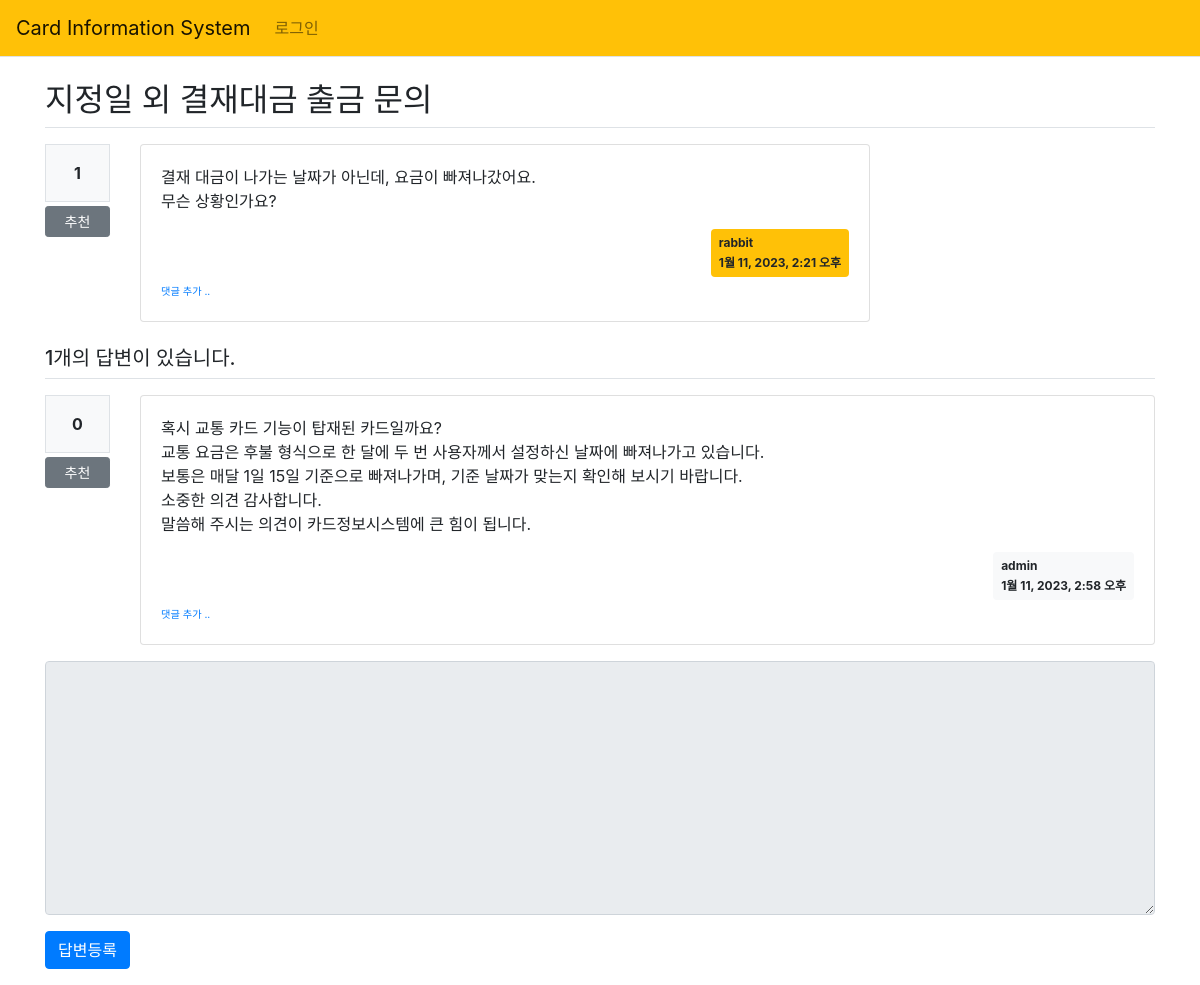
The app's page /pybo/327/ with its own data.
### pybo/models.py (models this page shows, shortened)
class Question(models.Model):
    author = models.ForeignKey(User, on_delete=models.CASCADE,
                               related_name='author_question')
    subject = models.CharField(max_length=200)
    content = models.TextField()
    create_date = models.DateTimeField()
    modify_date = models.DateTimeField(null=True, blank=True)
    voter = models.ManyToManyField(User, related_name='voter_question') #voter추가

class Answer(models.Model):
    author = models.ForeignKey(User, on_delete=models.CASCADE,
                               related_name='author_answer')
    question = models.ForeignKey(Question, on_delete=models.CASCADE)
    content = models.TextField()
    create_date = models.DateTimeField()
    modify_date = models.DateTimeField(null=True, blank=True)
    voter = models.ManyToManyField(User, related_name='voter_answer')

### pybo/views/base_views.py (the view)
# urls.py: path('<int:question_id>/', base_views.detail, name='detail'),
def detail(request, question_id):
    question = get_object_or_404(Question, pk=question_id)
    context = {'question': question}
    return render(request, 'pybo/question_detail.html', context)

### pybo/templatetags/pybo_filter.py (called while the page is built)
@register.filter()
def mark(value):
    extensions = ["nl2br", "fenced_code"]
    return mark_safe(markdown.markdown(value, extensions=extensions))

### templates/pybo/question_detail.html (shortened to what this page needs)
{% extends 'base.html' %}
{% load pybo_filter %}
{% block content %}
<div class="container my-3">
    <h2 class="border-bottom py-2">{{ question.subject }}</h2>
    <div class="row my-3">
        <div class="col-1">
            <div class="bg-light text-center p-3 border font-weight-bolder mb-1">{{question.voter.count}}</div>
            <a href="#" data-uri="{% url 'pybo:vote_question' question.id  %}"
               class="recommend btn btn-sm btn-secondary btn-block my-1">추천</a>
        </div>
        <div class="col-8">
            <div class="card">
                <div class="card-body">
                    <div class="card-text" >{{ question.content|mark }}</div>
                    <div class="d-flex justify-content-end">
                        <div class="badge badge-warning p-2 text-left">
                            <div class="mb-2">{{ question.author.username }}</div>
                            <div>{{ question.create_date }}</div>
                        </div>
                    </div>
                    <div>
                        <a href="{% url 'pybo:comment_create_question' question.id  %}"
                           class="small"><small>댓글 추가 ..</small></a>
                    </div>
                </div>
            </div>
        </div>
    </div>
    <h5 class="border-bottom my-3 py-2">{{question.answer_set.count}}개의 답변이 있습니다.</h5>
    {% for answer in question.answer_set.all %}
    <div class="row my-3">
        <div class="col-1">
            <div class="bg-light text-center p-3 border font-weight-bolder mb-1">{{answer.voter.count}}</div>
            <a href="#" data-uri="{% url 'pybo:vote_answer' answer.id  %}"
                class="recommend btn btn-sm btn-secondary btn-block my-1">추천</a>
        </div>
        <div class="col-11">
            <div class="card">
                <div class="card-body">
                    <div class="card-text">{{ answer.content|mark }}</div>
                    <div class="d-flex justify-content-end">
                        <div class="badge badge-light p-2 text-left">
                            <div class="mb-2">{{ answer.author.username }}</div>
                            <div>{{ answer.create_date }}</div>
                        </div>
                    </div>
                    <div>
                        <a href="{% url 'pybo:comment_create_answer' answer.id  %}"
                           class="small"><small>댓글 추가 ..</small></a>
                    </div>
                </div>
            </div>
        </div>
    </div>
    {% endfor %}
    <form action="{% url 'pybo:answer_create' question.id %}" method="post" class="my-3">
        <div class="form-group">
            <textarea {% if not user.is_authenticated %}disabled{% endif %}
              name="content" id="content" class="form-control" rows="10"></textarea>
        </div>
        <input type="submit" value="답변등록" class="btn btn-primary">
    </form>
</div>
{% endblock %}

### records on screen
Question: subject "지정일 외 결재대금 출금 문의", voter.count "1", content|mark "결재 대금이 나가는 날짜가 아닌데, 요금이 빠져나갔어요. 무슨 상황인가요?", author.username "rabbit", create_date "1월 11, 2023, 2:21 오후", answer_set.count "1"
Answer: voter.count "0", content|mark "혹시 교통 카드 기능이 탑재된 카드일까요? 교통 요금은 후불 형식으로 한 달에 두 번 사용자께서 설정하신 날짜에 빠져나가고 있습니다. 보통은 매달 1일 15일 기준으로 빠져나가며, 기준 날짜가 맞는지 확인해 보시기 바랍니다. 소중한 의견 감사합니다. 말씀해 주시는 의견이 카드정보시스템에 큰 힘이 됩니다.", author.username "admin", create_date "1월 11, 2023, 2:58 오후"
